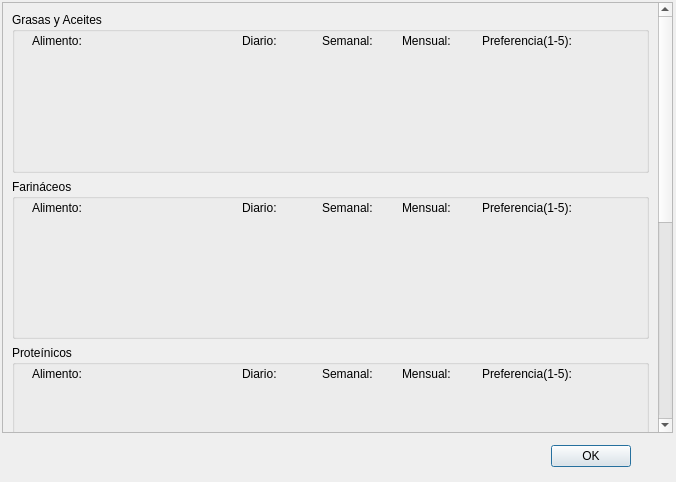
<?xml version="1.0" encoding="UTF-8"?>
<ui version="4.0">
 <class>Dialog_CuestFrec</class>
 <widget class="QDialog" name="Dialog_CuestFrec">
  <property name="windowModality">
   <enum>Qt::ApplicationModal</enum>
  </property>
  <property name="geometry">
   <rect>
    <x>0</x>
    <y>0</y>
    <width>676</width>
    <height>482</height>
   </rect>
  </property>
  <property name="windowTitle">
   <string>Cuestionario de Frecuencia</string>
  </property>
  <widget class="QDialogButtonBox" name="buttonBox">
   <property name="geometry">
    <rect>
     <x>10</x>
     <y>440</y>
     <width>621</width>
     <height>32</height>
    </rect>
   </property>
   <property name="orientation">
    <enum>Qt::Horizontal</enum>
   </property>
   <property name="standardButtons">
    <set>QDialogButtonBox::Ok</set>
   </property>
  </widget>
  <widget class="QScrollArea" name="scrollArea">
   <property name="geometry">
    <rect>
     <x>2</x>
     <y>2</y>
     <width>671</width>
     <height>431</height>
    </rect>
   </property>
   <property name="verticalScrollBarPolicy">
    <enum>Qt::ScrollBarAsNeeded</enum>
   </property>
   <property name="widgetResizable">
    <bool>true</bool>
   </property>
   <widget class="QWidget" name="scrollAreaWidgetContents">
    <property name="geometry">
     <rect>
      <x>0</x>
      <y>-407</y>
      <width>653</width>
      <height>836</height>
     </rect>
    </property>
    <layout class="QVBoxLayout" name="verticalLayout">
     <property name="spacing">
      <number>6</number>
     </property>
     <property name="margin">
      <number>0</number>
     </property>
     <item>
      <widget class="QWidget" name="widget" native="true">
       <layout class="QVBoxLayout" name="verticalLayout_2">
        <item>
         <widget class="QGroupBox" name="groupBox">
          <property name="minimumSize">
           <size>
            <width>630</width>
            <height>161</height>
           </size>
          </property>
          <property name="title">
           <string>Grasas y Aceites</string>
          </property>
          <widget class="QLabel" name="label">
           <property name="geometry">
            <rect>
             <x>20</x>
             <y>20</y>
             <width>67</width>
             <height>17</height>
            </rect>
           </property>
           <property name="text">
            <string>Alimento:</string>
           </property>
          </widget>
          <widget class="QLabel" name="label_2">
           <property name="geometry">
            <rect>
             <x>230</x>
             <y>20</y>
             <width>67</width>
             <height>17</height>
            </rect>
           </property>
           <property name="text">
            <string>Diario:</string>
           </property>
          </widget>
          <widget class="QLabel" name="label_3">
           <property name="geometry">
            <rect>
             <x>310</x>
             <y>20</y>
             <width>67</width>
             <height>17</height>
            </rect>
           </property>
           <property name="text">
            <string>Semanal:</string>
           </property>
          </widget>
          <widget class="QLabel" name="label_4">
           <property name="geometry">
            <rect>
             <x>390</x>
             <y>20</y>
             <width>67</width>
             <height>17</height>
            </rect>
           </property>
           <property name="text">
            <string>Mensual:</string>
           </property>
          </widget>
          <widget class="QLabel" name="label_5">
           <property name="geometry">
            <rect>
             <x>470</x>
             <y>20</y>
             <width>111</width>
             <height>17</height>
            </rect>
           </property>
           <property name="text">
            <string>Preferencia(1-5):</string>
           </property>
          </widget>
         </widget>
        </item>
        <item>
         <widget class="QGroupBox" name="groupBox_2">
          <property name="minimumSize">
           <size>
            <width>630</width>
            <height>160</height>
           </size>
          </property>
          <property name="title">
           <string>Farináceos</string>
          </property>
          <widget class="QLabel" name="label_6">
           <property name="geometry">
            <rect>
             <x>230</x>
             <y>20</y>
             <width>67</width>
             <height>17</height>
            </rect>
           </property>
           <property name="text">
            <string>Diario:</string>
           </property>
          </widget>
          <widget class="QLabel" name="label_7">
           <property name="geometry">
            <rect>
             <x>390</x>
             <y>20</y>
             <width>67</width>
             <height>17</height>
            </rect>
           </property>
           <property name="text">
            <string>Mensual:</string>
           </property>
          </widget>
          <widget class="QLabel" name="label_8">
           <property name="geometry">
            <rect>
             <x>20</x>
             <y>20</y>
             <width>67</width>
             <height>17</height>
            </rect>
           </property>
           <property name="text">
            <string>Alimento:</string>
           </property>
          </widget>
          <widget class="QLabel" name="label_9">
           <property name="geometry">
            <rect>
             <x>470</x>
             <y>20</y>
             <width>111</width>
             <height>17</height>
            </rect>
           </property>
           <property name="text">
            <string>Preferencia(1-5):</string>
           </property>
          </widget>
          <widget class="QLabel" name="label_10">
           <property name="geometry">
            <rect>
             <x>310</x>
             <y>20</y>
             <width>67</width>
             <height>17</height>
            </rect>
           </property>
           <property name="text">
            <string>Semanal:</string>
           </property>
          </widget>
         </widget>
        </item>
        <item>
         <widget class="QGroupBox" name="groupBox_3">
          <property name="minimumSize">
           <size>
            <width>630</width>
            <height>129</height>
           </size>
          </property>
          <property name="title">
           <string>Proteínicos</string>
          </property>
          <widget class="QLabel" name="label_11">
           <property name="geometry">
            <rect>
             <x>230</x>
             <y>20</y>
             <width>67</width>
             <height>17</height>
            </rect>
           </property>
           <property name="text">
            <string>Diario:</string>
           </property>
          </widget>
          <widget class="QLabel" name="label_12">
           <property name="geometry">
            <rect>
             <x>390</x>
             <y>20</y>
             <width>67</width>
             <height>17</height>
            </rect>
           </property>
           <property name="text">
            <string>Mensual:</string>
           </property>
          </widget>
          <widget class="QLabel" name="label_13">
           <property name="geometry">
            <rect>
             <x>20</x>
             <y>20</y>
             <width>67</width>
             <height>17</height>
            </rect>
           </property>
           <property name="text">
            <string>Alimento:</string>
           </property>
          </widget>
          <widget class="QLabel" name="label_14">
           <property name="geometry">
            <rect>
             <x>470</x>
             <y>20</y>
             <width>111</width>
             <height>17</height>
            </rect>
           </property>
           <property name="text">
            <string>Preferencia(1-5):</string>
           </property>
          </widget>
          <widget class="QLabel" name="label_15">
           <property name="geometry">
            <rect>
             <x>310</x>
             <y>20</y>
             <width>67</width>
             <height>17</height>
            </rect>
           </property>
           <property name="text">
            <string>Semanal:</string>
           </property>
          </widget>
         </widget>
        </item>
        <item>
         <widget class="QGroupBox" name="groupBox_4">
          <property name="minimumSize">
           <size>
            <width>630</width>
            <height>217</height>
           </size>
          </property>
          <property name="title">
           <string>Lácteos</string>
          </property>
          <widget class="QLabel" name="label_16">
           <property name="geometry">
            <rect>
             <x>230</x>
             <y>20</y>
             <width>67</width>
             <height>17</height>
            </rect>
           </property>
           <property name="text">
            <string>Diario:</string>
           </property>
          </widget>
          <widget class="QLabel" name="label_17">
           <property name="geometry">
            <rect>
             <x>390</x>
             <y>20</y>
             <width>67</width>
             <height>17</height>
            </rect>
           </property>
           <property name="text">
            <string>Mensual:</string>
           </property>
          </widget>
          <widget class="QLabel" name="label_18">
           <property name="geometry">
            <rect>
             <x>20</x>
             <y>20</y>
             <width>67</width>
             <height>17</height>
            </rect>
           </property>
           <property name="text">
            <string>Alimento:</string>
           </property>
          </widget>
          <widget class="QLabel" name="label_19">
           <property name="geometry">
            <rect>
             <x>470</x>
             <y>20</y>
             <width>111</width>
             <height>17</height>
            </rect>
           </property>
           <property name="text">
            <string>Preferencia(1-5):</string>
           </property>
          </widget>
          <widget class="QLabel" name="label_20">
           <property name="geometry">
            <rect>
             <x>310</x>
             <y>20</y>
             <width>67</width>
             <height>17</height>
            </rect>
           </property>
           <property name="text">
            <string>Semanal:</string>
           </property>
          </widget>
         </widget>
        </item>
        <item>
         <widget class="QGroupBox" name="groupBox_5">
          <property name="minimumSize">
           <size>
            <width>630</width>
            <height>127</height>
           </size>
          </property>
          <property name="title">
           <string>Frutas y Verduras</string>
          </property>
          <widget class="QLabel" name="label_21">
           <property name="geometry">
            <rect>
             <x>230</x>
             <y>20</y>
             <width>67</width>
             <height>17</height>
            </rect>
           </property>
           <property name="text">
            <string>Diario:</string>
           </property>
          </widget>
          <widget class="QLabel" name="label_22">
           <property name="geometry">
            <rect>
             <x>390</x>
             <y>20</y>
             <width>67</width>
             <height>17</height>
            </rect>
           </property>
           <property name="text">
            <string>Mensual:</string>
           </property>
          </widget>
          <widget class="QLabel" name="label_23">
           <property name="geometry">
            <rect>
             <x>20</x>
             <y>20</y>
             <width>67</width>
             <height>17</height>
            </rect>
           </property>
           <property name="text">
            <string>Alimento:</string>
           </property>
          </widget>
          <widget class="QLabel" name="label_24">
           <property name="geometry">
            <rect>
             <x>470</x>
             <y>20</y>
             <width>111</width>
             <height>17</height>
            </rect>
           </property>
           <property name="text">
            <string>Preferencia(1-5):</string>
           </property>
          </widget>
          <widget class="QLabel" name="label_25">
           <property name="geometry">
            <rect>
             <x>310</x>
             <y>20</y>
             <width>67</width>
             <height>17</height>
            </rect>
           </property>
           <property name="text">
            <string>Semanal:</string>
           </property>
          </widget>
         </widget>
        </item>
       </layout>
      </widget>
     </item>
    </layout>
   </widget>
  </widget>
 </widget>
 <tabstops>
  <tabstop>scrollArea</tabstop>
  <tabstop>buttonBox</tabstop>
 </tabstops>
 <resources/>
 <connections>
  <connection>
   <sender>buttonBox</sender>
   <signal>accepted()</signal>
   <receiver>Dialog_CuestFrec</receiver>
   <slot>accept()</slot>
   <hints>
    <hint type="sourcelabel">
     <x>248</x>
     <y>254</y>
    </hint>
    <hint type="destinationlabel">
     <x>157</x>
     <y>274</y>
    </hint>
   </hints>
  </connection>
  <connection>
   <sender>buttonBox</sender>
   <signal>rejected()</signal>
   <receiver>Dialog_CuestFrec</receiver>
   <slot>reject()</slot>
   <hints>
    <hint type="sourcelabel">
     <x>316</x>
     <y>260</y>
    </hint>
    <hint type="destinationlabel">
     <x>286</x>
     <y>274</y>
    </hint>
   </hints>
  </connection>
 </connections>
</ui>
